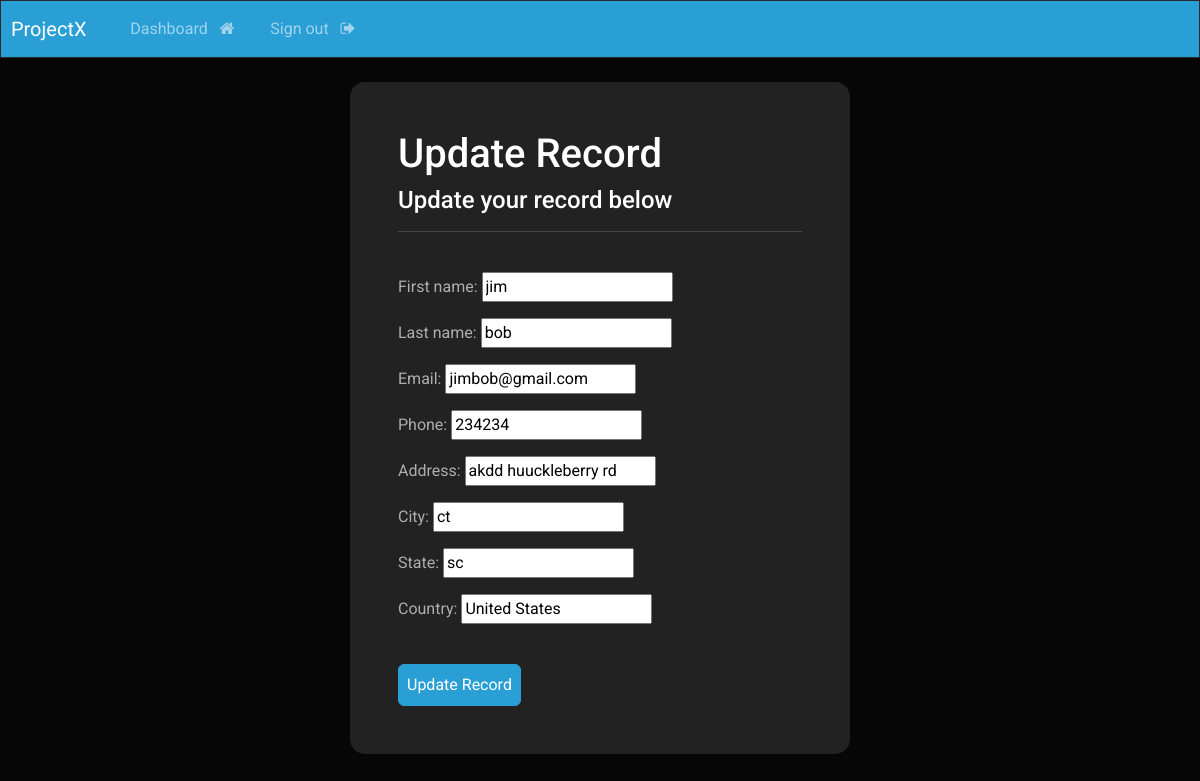
/update-record/5 (signed in), run on the app's committed database.
### webapp/models.py (models this page shows, shortened)
class Record(models.Model):
    creation_date = models.DateTimeField(auto_now_add=True)
    first_name = models.CharField(max_length=100)
    last_name = models.CharField(max_length=100)
    email = models.EmailField(max_length=100)
    phone = models.CharField(max_length=100)
    address = models.CharField(max_length=100)
    city = models.CharField(max_length=100)
    state = models.CharField(max_length=100)
    country = models.CharField(max_length=100)

### webapp/views.py (the view)
# urls.py: path('update-record/<int:pk>', views.update_record, name = 'update-record'),
@login_required(login_url='my-login')
def update_record(request, pk):
    record = Record.objects.get(id=pk)
    form = UpdateRecordForm(instance = record)
    if request.method == "POST":
        form = UpdateRecordForm(request.POST, instance = record)
        if form.is_valid():
            form.save()
            messages.success(request, 'your record was updated successfully')
            return redirect("dashboard")
    context = {'form': form}
    return render(request, 'webapp/update-record.html', context=context)

### webapp/forms.py
class UpdateRecordForm(forms.ModelForm):
    class Meta:
        model = Record
        fields = ['first_name', 'last_name', 'email', 'phone', 'address', 'city', 'state', 'country']

### webapp/templates/webapp/update-record.html (shortened to what this page needs)
{% extends 'webapp/base.html' %}
{% block content %}
<body>
    <div class = "container bg-light shadow-md p-5 form-layout">
        <h3>Update Record</h3>
        <h5> Update your record below</h5>
        <hr>
        <br>
        <form method="POST" autocomplete = "off">
            {{form.as_p}}
            <br>
            <button type = "submit" class = "btn btn-primary w=100 btn-block p-2"> Update Record</button>
        </form>
    </div>
</body>
{% endblock %}

### static/css/styles.css (style rules this page uses)
.form-layout { border-radius:15px; width:500px; }

### data on the page
Record: first_name "jim", last_name "bob", email "jimbob@gmail.com", phone "234234", address "akdd huuckleberry rd", city "ct", state "sc", country "United States"
